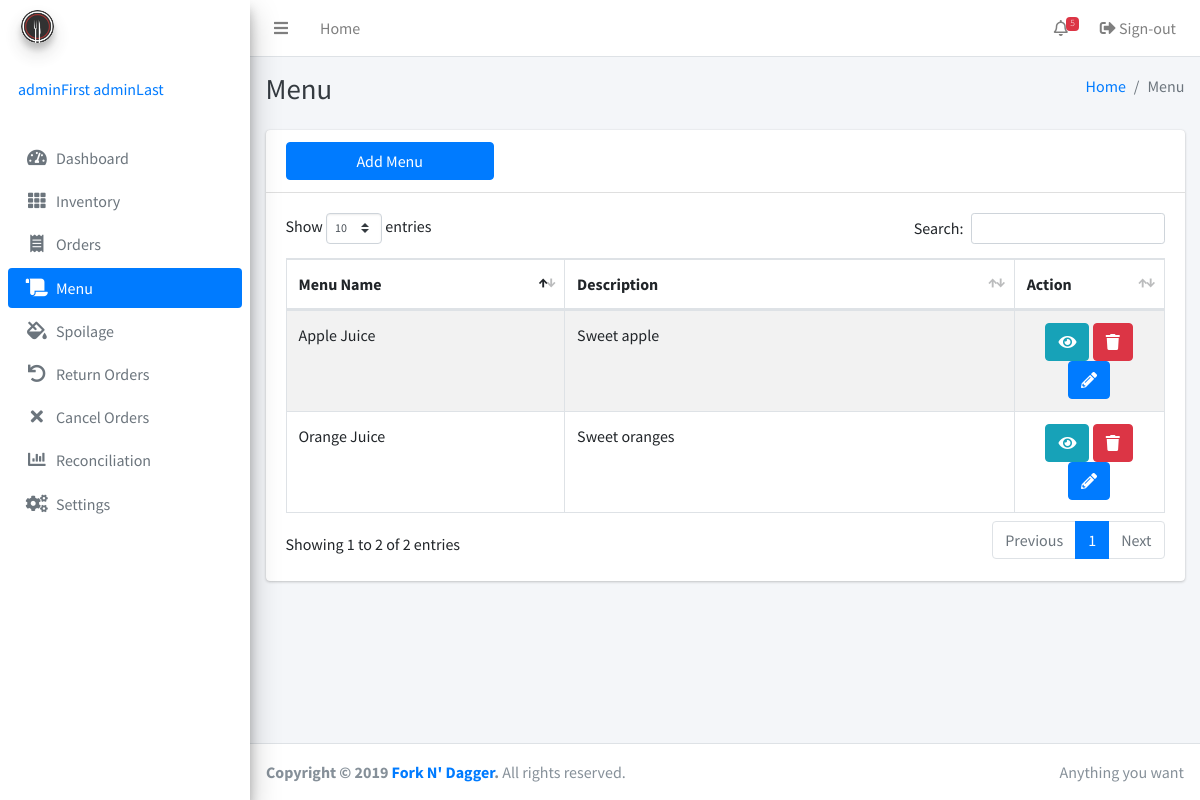
Page /menu.php (signed in) on the earlier database version.
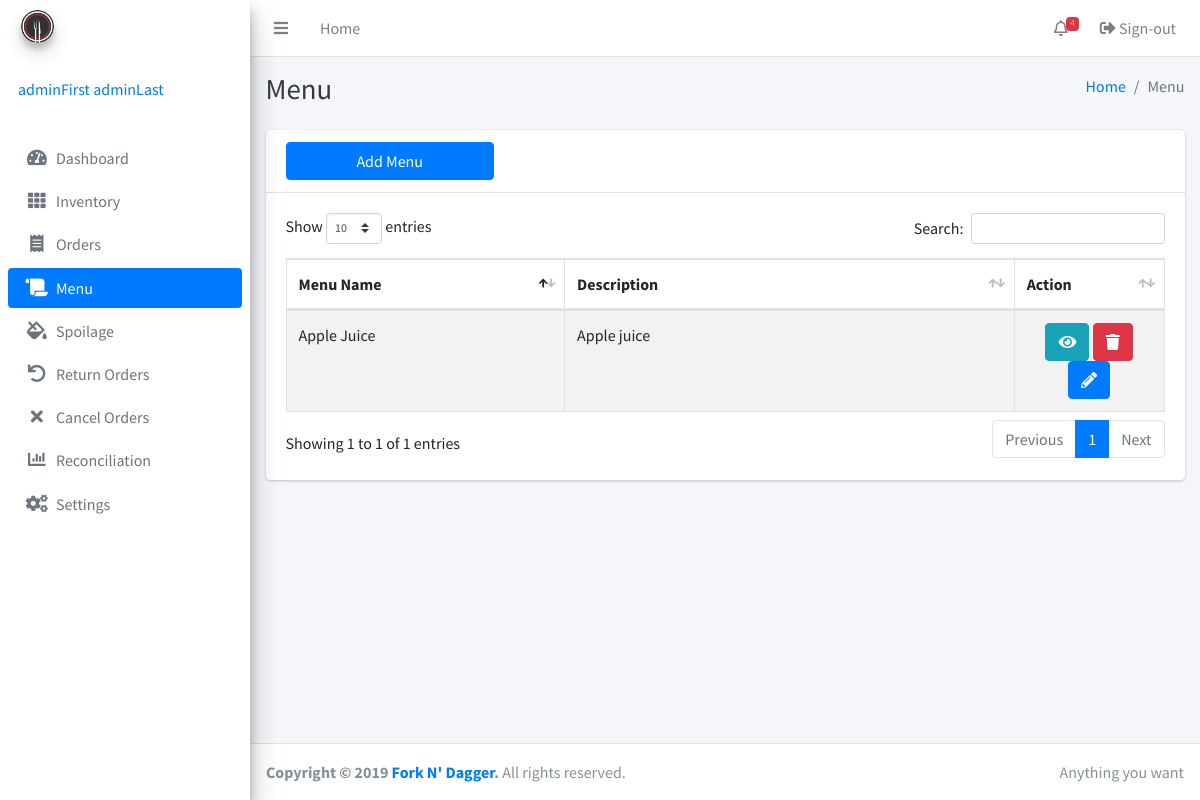
Same page on the later database version.
### tables this page shows
CREATE TABLE IF NOT EXISTS `menu` (
  `id` bigint(255) NOT NULL AUTO_INCREMENT,
  `name` varchar(255) NOT NULL,
  `description` varchar(255) NOT NULL,
  `timestamp` timestamp(6) NOT NULL,
  `adminID` int(255) NOT NULL,
  PRIMARY KEY (`id`)
);

### menu.php (the view, shortened to what the changed rows need)
<?php include 'inc/session.php'; ?>
<?php include 'inc/header.php'; ?>
<body class="hold-transition sidebar-mini">
<div class="wrapper">
<?php
include 'inc/navbar.php'; ?>
  <div class="content-wrapper">
    <div class="content-header">
      <div class="container-fluid">
        <div class="row mb-2">
          <div class="col-sm-6">
            <h1 class="m-0 text-dark">Menu</h1>
          </div>
        </div>
      </div>
    </div>
    <div class="content">
      <div class="container">
        <div class="row">
          <div class="col-12">
            <div class="card">
              <div class="card-header">
                <div class="row">
                </div>
              </div>
              <div class="card-body">
                <table class="table table-bordered table-striped display">
                  <thead>
                  <tr>
                    <th width="120">Menu Name</th>
                    <th width="220">Description</th>
                    <th width="40">Action</th>
                  </tr>
                  </thead>
                  <tbody>
                  <?php
                  $result3 = mysqli_query($conn, "SELECT * FROM menu");
                  while ($row = mysqli_fetch_array($result3)) {
                        ?>
                  <tr>
                    <td><?php echo ucwords($row['name']);?></td>
                    <td><?php echo ucfirst($row['description']);?></td>
                    <td align="center">
                      <button type="button" class="btn btn-info" data-toggle="modal" data-target='#view<?php echo $row['id']; ?>'><i class="fas fa-eye"></i></button>
                      <button type="button" class="btn btn-danger" data-toggle="modal" data-target='#delete<?php echo $row['id']; ?>'><i class="fas fa-trash"></i></button>
                      <button type="button" class="btn btn-primary" data-toggle="modal" data-target='#edit<?php echo $row['id']; ?>'><i class="fas fa-pencil-alt"></i></button>
                    </td>
                  </tr>
                        <?php   } ?>
                  </tbody>
                </table>
              </div>
            </div>
          </div>
        </div>
      </div>
    </div>
</div>
</div>
</body>
</html>

### inc/navbar.php (shortened to what the changed rows need)
<nav class="main-header navbar navbar-expand navbar-white navbar-light">
  <ul class="navbar-nav ml-auto">
    <li class="nav-item dropdown">
      <a class="nav-link" data-toggle="dropdown" href="#">
        <i class="far fa-bell"></i>
      <?php
      $result3 = mysqli_query($conn, "SELECT count(*) as counted FROM inventory where lowquantity >= quantity or quantity = 0");
       $row1 = mysqli_fetch_assoc($result3);
       $counted = $row1['counted'];
       echo '<span class="badge badge-danger navbar-badge">'.$counted.'</span>';
      ?>
      </a>
    </li>
  </ul>
</nav>

Differences in the rows shown:
removed menu: name "Orange Juice", description "Sweet oranges"
changed menu "Apple Juice": description "Sweet apple" → "Apple juice"
Other differences:
$counted: "5" → "4"
text written by a page script: "Show entries Search: Showing 1 to 2 of 2 entries Previous 1 Next" → "Show entries Search: Showing 1 to 1 of 1 entries Previous 1 Next"
